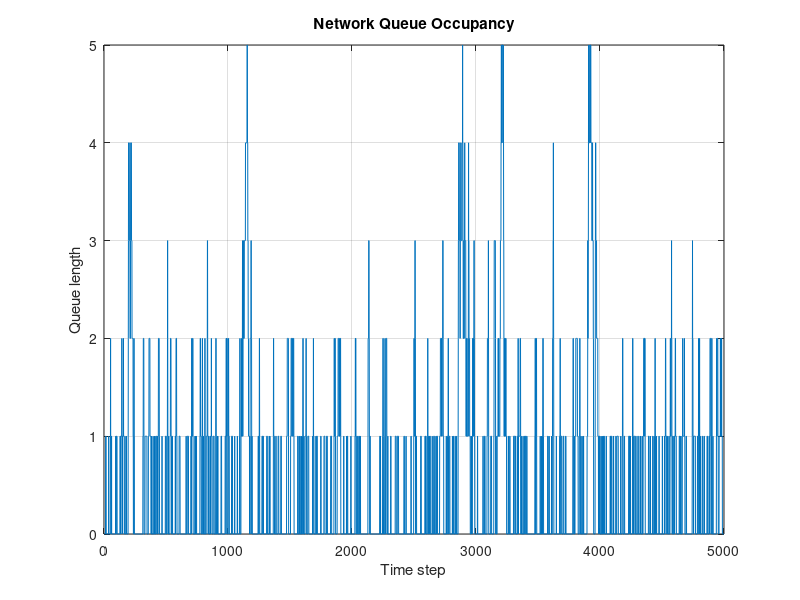

Write MATLAB code to recreate this figure.
% Network packet queue simulation with reproducible parameters.
clear; clc; rng(42);
packets=5000; arrivalRate=0.75; serviceRate=0.90; maxQueue=100;
queue=0; queueHistory=zeros(1,packets); delay=zeros(1,packets); dropped=0; served=0;
for k=1:packets
    if rand<arrivalRate
        if queue<maxQueue, queue=queue+1; else, dropped=dropped+1; end
    end
    if queue>0 && rand<serviceRate
        queue=queue-1; served=served+1; delay(k)=queue+1;
    end
    queueHistory(k)=queue;
end
lossRate=100*dropped/packets; validDelay=delay(delay>0);
fprintf('Packets: %d\nServed: %d\nDropped: %d\nLoss rate: %.2f%%\nMaximum queue: %d\n',packets,served,dropped,lossRate,max(queueHistory));
if ~isempty(validDelay), fprintf('Average observed delay: %.2f time units\n',mean(validDelay)); end
figure; plot(queueHistory); xlabel('Time step'); ylabel('Queue length'); title('Network Queue Occupancy'); grid on;
